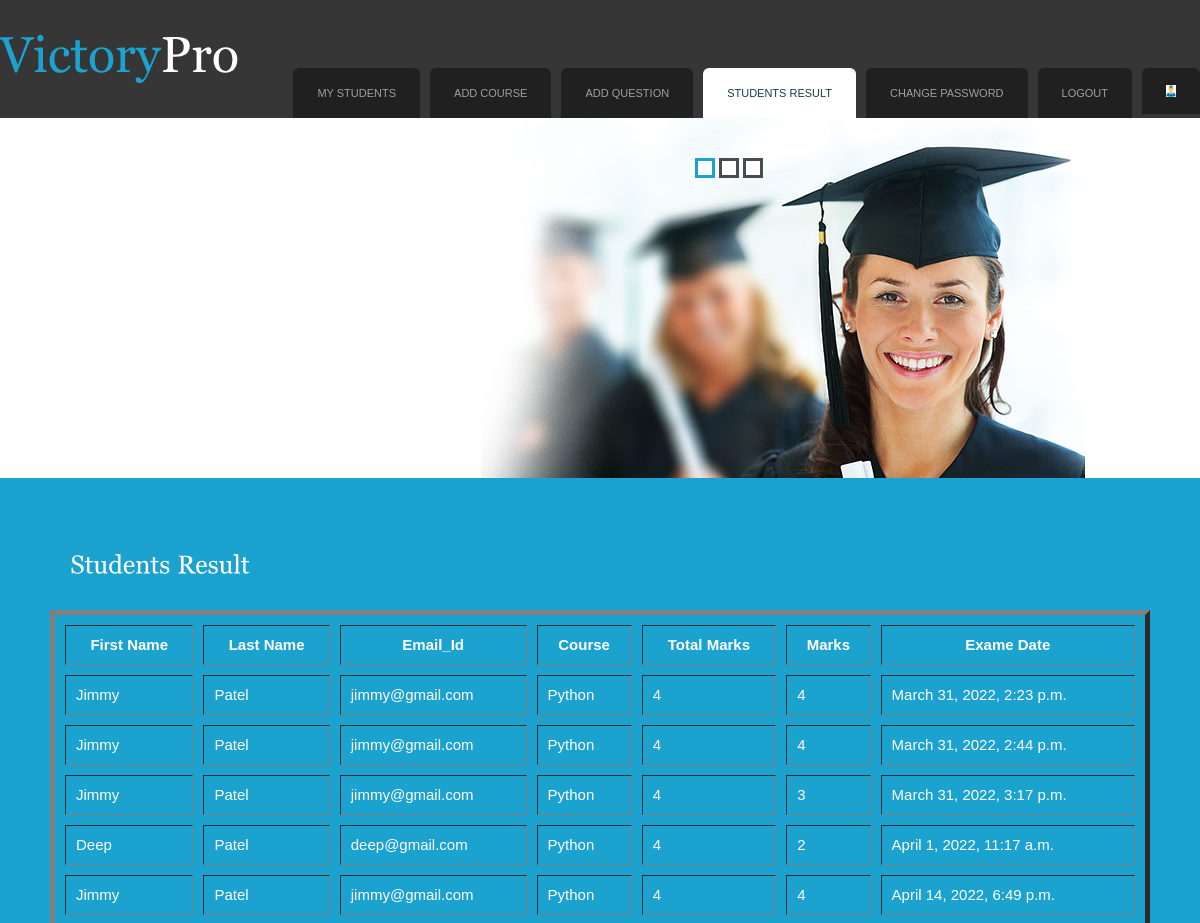
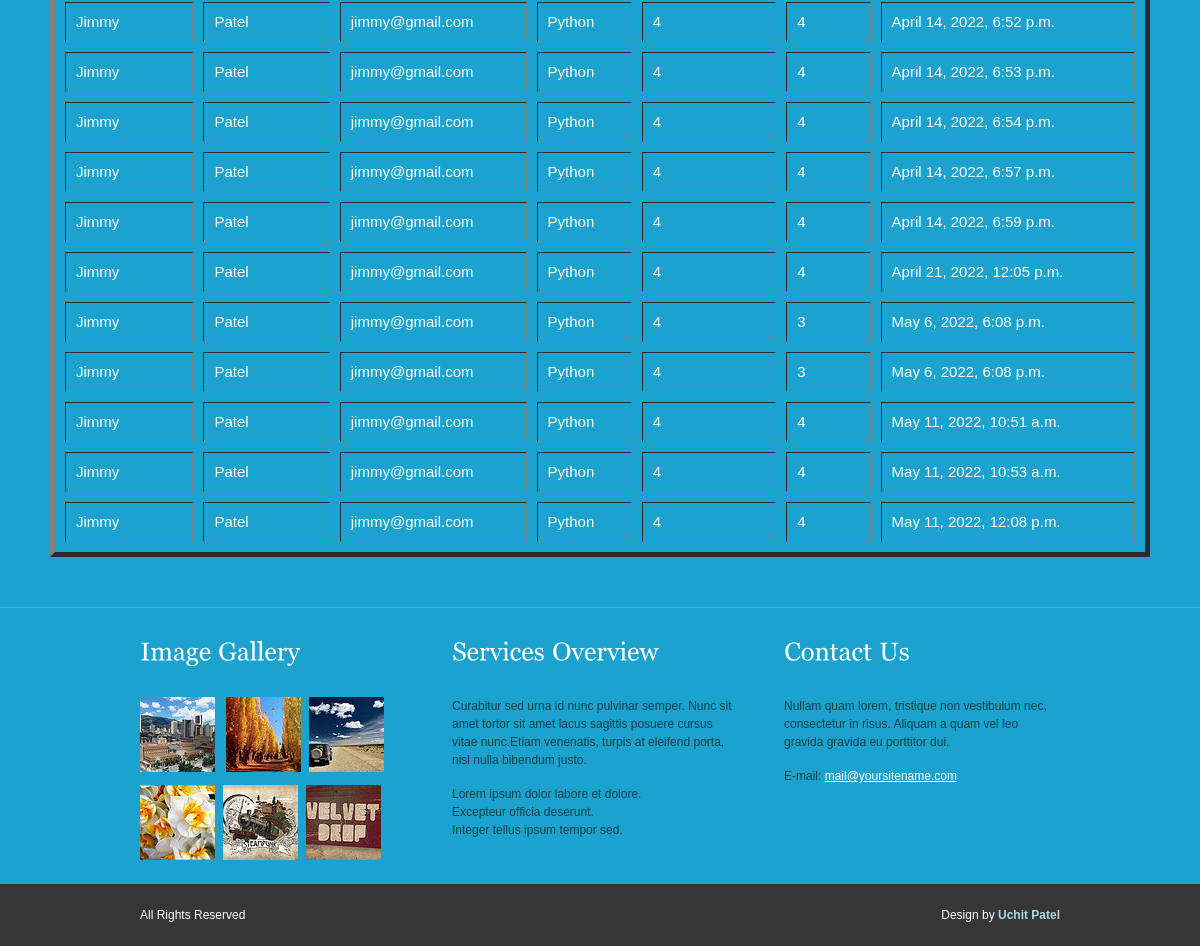
The app's page /studentsresult/ (signed in) with its own data (2 pictures, top to bottom).
### myapp/models.py (models this page shows, shortened)
class Results(models.Model):
	student=models.ForeignKey(User,on_delete=models.CASCADE)
	course=models.ForeignKey(Course,on_delete=models.CASCADE)
	marks=models.PositiveIntegerField()
	date=models.DateTimeField(default=timezone.now)

class User(models.Model):
	fname=models.CharField(max_length=100)
	lname=models.CharField(max_length=100)
	email=models.CharField(max_length=100)
	mobile=models.CharField(max_length=100)
	address=models.TextField()
	password=models.CharField(max_length=100)
	profilepicture=models.ImageField(upload_to="profilepicture/",default="")
	usertype=models.CharField(max_length=100,default="student")
	status=models.CharField(max_length=100,default="pending")

class Course(models.Model):
	faculty=models.ForeignKey(User,on_delete=models.CASCADE)
	cname=models.CharField(max_length=100)

### myapp/views.py (the view)
# urls.py: path('studentsresult/',views.studentsresult,name='studentsresult'),
def studentsresult(request):
	faculty=User.objects.get(email=request.session['email'])
	faculty_subject=Faculty_Subject.objects.filter(faculty=faculty)
	course=Course.objects.get(faculty=faculty)
	result=Results.objects.filter(course=course)
	return render(request,'studentsresult.html',{'result':result})

### myapp/Templates/studentsresult.html (shortened to what this page needs)
{% extends 'faculty_header.html' %}
{% load static %}
{% block content %}
<!DOCTYPE html PUBLIC "-//W3C//DTD XHTML 1.0 Transitional//EN" "http://www.w3.org/TR/xhtml1/DTD/xhtml1-transitional.dtd">
<html xmlns="http://www.w3.org/1999/xhtml">
<head>
</head>
<body>
<div class="main">
  <div class="content" >
    <div class="content_resize">
      <div class="mainbar">
        <div class="article">
          <h3 style="font-size: 25px; color: white;">Students Result</h3>
        </div>
        <table width="100%" border="5" cellpadding="10px" cellspacing="10px" style="color: white; font-size: 15px;">
              <tr>
                <th>First Name</th>
                <th>Last Name</th>
                <th>Email_Id</th>
                <th>Course</th>
                <th>Total Marks</th>
                <th>Marks</th>
                <th>Exame Date</th>
              </tr>
              <tbody id="dispData">
              {% for i in result %}
                <tr>
                  <td>{{i.student.fname}}</td>
                  <td>{{i.student.lname}}</td>
                  <td>{{i.student.email}}</td>
                  <td>{{i.course.cname}}</td>
                  <td>4</td>
                  <td>{{i.marks}}</td>
                  <td>{{i.date}}</td>
                </tr>
              {% endfor %}
              </tbody>
            </table>
      </div>
    </div>
  </div>
</div>
</body>
</html>
{% endblock %}

### myapp/static/css/style.css (style rules this page uses)
body { margin:0; padding:0; width:100%; color:#28ecfa; font:normal 12px/1.5em "Liberation sans", Arial, Helvetica, sans-serif; background:#1ca2ce url(../images/main_bg.gif) repeat-x left top; }
html, .main { padding:0; margin:0; }
.header, .content, .menu_nav, .fbg, .footer, form, ol, ol li, ul, .content .mainbar, .content .sidebar { margin:0; padding:0; }
.content { padding:0; }
.content_resize { margin:0 auto; padding:18px 0; width:1100px; }
.content .mainbar { margin:0; padding:0; float:left; width:1100px; }
.content .mainbar .article { margin:0 0 32px; padding:0 0 0 20px; }

### records on screen
Results: student.fname "Jimmy", student.lname "Patel", student.email "jimmy@gmail.com", course.cname "Python", marks "4", date "March 31, 2022, 2:23 p.m."
Results: student.fname "Jimmy", student.lname "Patel", student.email "jimmy@gmail.com", course.cname "Python", marks "4", date "March 31, 2022, 2:44 p.m."
Results: student.fname "Jimmy", student.lname "Patel", student.email "jimmy@gmail.com", course.cname "Python", marks "3", date "March 31, 2022, 3:17 p.m."
Results: student.fname "Deep", student.lname "Patel", student.email "deep@gmail.com", course.cname "Python", marks "2", date "April 1, 2022, 11:17 a.m."
Results: student.fname "Jimmy", student.lname "Patel", student.email "jimmy@gmail.com", course.cname "Python", marks "4", date "April 14, 2022, 6:49 p.m."
Results: student.fname "Jimmy", student.lname "Patel", student.email "jimmy@gmail.com", course.cname "Python", marks "4", date "April 14, 2022, 6:52 p.m."
Results: student.fname "Jimmy", student.lname "Patel", student.email "jimmy@gmail.com", course.cname "Python", marks "4", date "April 14, 2022, 6:53 p.m."
Results: student.fname "Jimmy", student.lname "Patel", student.email "jimmy@gmail.com", course.cname "Python", marks "4", date "April 14, 2022, 6:54 p.m."
Results: student.fname "Jimmy", student.lname "Patel", student.email "jimmy@gmail.com", course.cname "Python", marks "4", date "April 14, 2022, 6:57 p.m."
Results: student.fname "Jimmy", student.lname "Patel", student.email "jimmy@gmail.com", course.cname "Python", marks "4", date "April 14, 2022, 6:59 p.m."
Results: student.fname "Jimmy", student.lname "Patel", student.email "jimmy@gmail.com", course.cname "Python", marks "4", date "April 21, 2022, 12:05 p.m."
Results: student.fname "Jimmy", student.lname "Patel", student.email "jimmy@gmail.com", course.cname "Python", marks "3", date "May 6, 2022, 6:08 p.m."
Results: student.fname "Jimmy", student.lname "Patel", student.email "jimmy@gmail.com", course.cname "Python", marks "3", date "May 6, 2022, 6:08 p.m."
Results: student.fname "Jimmy", student.lname "Patel", student.email "jimmy@gmail.com", course.cname "Python", marks "4", date "May 11, 2022, 10:51 a.m."
Results: student.fname "Jimmy", student.lname "Patel", student.email "jimmy@gmail.com", course.cname "Python", marks "4", date "May 11, 2022, 10:53 a.m."
Results: student.fname "Jimmy", student.lname "Patel", student.email "jimmy@gmail.com", course.cname "Python", marks "4", date "May 11, 2022, 12:08 p.m."
